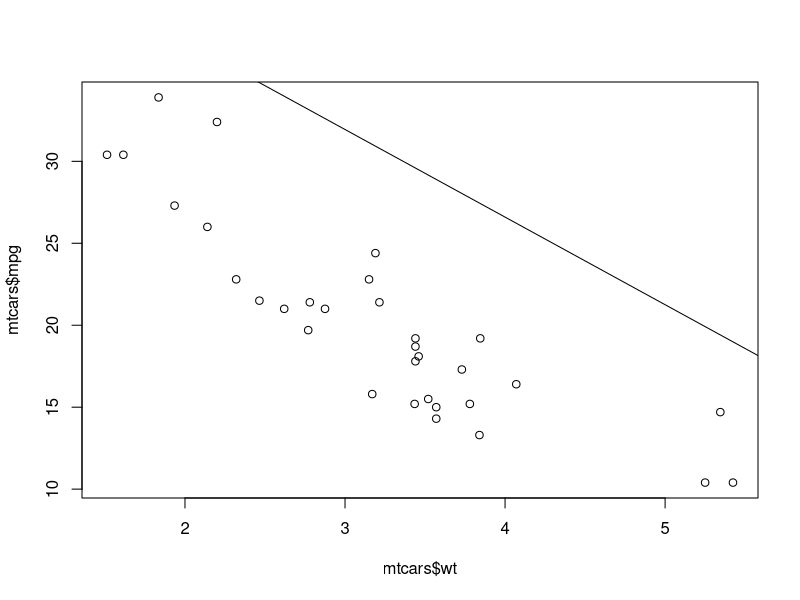

Reproduce this figure in R.
#regression
#quiz one

x <- c(0.18, -1.54, 0.42, 0.95)

w <- c(2, 1, 3, 1)

c <- c(0.1471,0.0025,0.30,1.077)

sum(w*x)/sum(w)

#============
x <- c(0.8, 0.47, 0.51, 0.73, 0.36, 0.58, 0.57, 0.85, 0.44, 0.42)
y <- c(1.39, 0.72, 1.55, 0.48, 1.19, -1.59, 1.23, -0.65, 1.49, 0.05)

lm(y~x-1)

#===========
data(mtcars)
str(mtcars)
lm(mpg~wt,data=mtcars)

#=====
1.5/0.4
1.5*0.4

#======
x <- c(8.58, 10.46, 9.01, 9.64, 8.86)
scale(x,center=T,scale=T)

#======
x <- c(0.8, 0.47, 0.51, 0.73, 0.36, 0.58, 0.57, 0.85, 0.44, 0.42)
y <- c(1.39, 0.72, 1.55, 0.48, 1.19, -1.59, 1.23, -0.65, 1.49, 0.05)

lm(y~x)
#========
x <- c(0.8, 0.47, 0.51, 0.73, 0.36, 0.58, 0.57, 0.85, 0.44, 0.42)
mean(x)


#============
x <- c(0.61, 0.93, 0.83, 0.35, 0.54, 0.16, 0.91, 0.62, 0.62)
y <- c(0.67, 0.84, 0.6, 0.18, 0.85, 0.47, 1.1, 0.65, 0.36)
fit <-lm(y~x)
summary(fit)
summary(fit)$sigma^0.5
sd(summary(fit)$res)

#========
data(mtcars)
str(mtcars)
mtfit <- lm(mpg ~ I(wt+2),data=mtcars)
plot(mtcars$wt,mtcars$mpg)
abline(mtfit)

summary(mtfit)$r.sq

mean(mtcars$wt)

predict(mtfit,data.frame(wt=mean(mtcars$wt)),interval="confidence")
predict(mtfit,data.frame(wt=3),interval="prediction")
mtfit <- lm(mpg ~ I(wt/2),data=mtcars)
summary(mtfit)$coef

